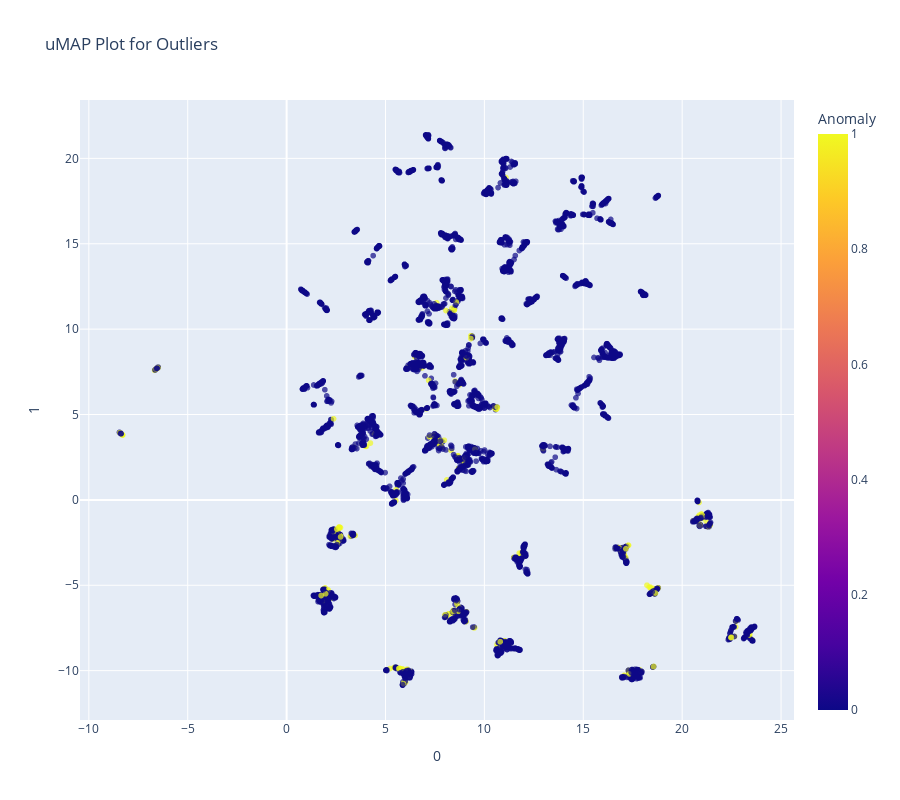

This figure's notebook cell:
### Code cell
from pycaret.anomaly import *

anomaly = setup(session_id =0,
                data=df,
                
                normalize=True,
                normalize_method='zscore')

outknn = create_model('knn')
df = assign_model(outknn)
plot_model(outknn, plot='umap')

# print(f"Jumlah total outliers ada : {len(df[df['Anomaly']== 1])}")

### Figure 1 — Plotly figure (JSON) as saved in the notebook; plotly's stock layout.template omitted (floating-point values rounded to 4 significant figures; data arrays with more than 128 entries replaced by an {"elided": "..."} marker saying what was removed)
{"data": [{"customdata": {"elided": "7813x1 int values"}, "hovertemplate": "0=%{x}<br>1=%{y}<br>Feature=%{customdata[0]}<br>Anomaly=%{marker.color}<extra></extra>", "legendgroup": "", "marker": {"color": {"elided": "7813 int values"}, "coloraxis": "coloraxis", "opacity": 0.7, "symbol": "circle"}, "mode": "markers", "name": "", "showlegend": false, "type": "scattergl", "x": {"elided": "7813 float values"}, "xaxis": "x", "y": {"elided": "7813 float values"}, "yaxis": "y"}], "layout": {"coloraxis": {"colorbar": {"title": {"text": "Anomaly"}}, "colorscale": [[0, "#0d0887"], [0.1111, "#46039f"], [0.2222, "#7201a8"], [0.3333, "#9c179e"], [0.4444, "#bd3786"], [0.5556, "#d8576b"], [0.6667, "#ed7953"], [0.7778, "#fb9f3a"], [0.8889, "#fdca26"], [1, "#f0f921"]]}, "height": 800, "legend": {"tracegroupgap": 0}, "title": {"text": "uMAP Plot for Outliers"}, "width": 900, "xaxis": {"anchor": "y", "domain": [0, 1], "title": {"text": "0"}}, "yaxis": {"anchor": "x", "domain": [0, 1], "title": {"text": "1"}}}}
